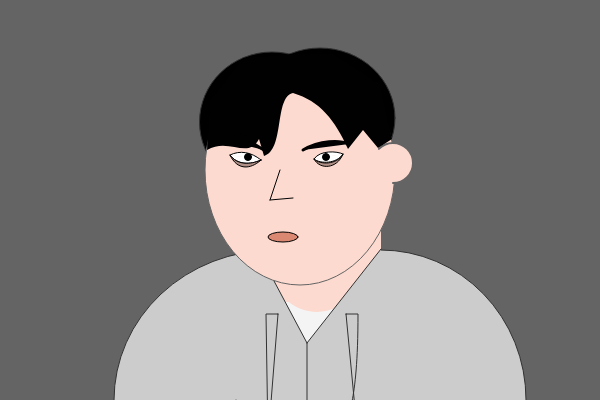
Frame 1 (no input)
Frame 60 (no input): identical to frame 1, image omitted
Frame 120 (the mouse pressed at the canvas centre since frame 60): identical to frame 1, image omitted

The p5.js sketch that drew this single still picture (run headless with seeded random() and noise() and a simulated clock; from frame 60 on, the mouse is pressed at the canvas centre):

// p5.js sketch
// ── sketch.js
function setup() {
  createCanvas(600, 400);
}
function draw() {
  background(100);
  noStroke();
  fill(244);
  rect(275, 250, 106, 250);
  fill(252, 218, 207);
  rect(275, 202, 106, 100);
  circle(317, 267, 90);  
  fill(204, 204, 204);
  stroke(50);
  strokeWeight(1);
  arc(274, 400, 320 , 300, PI, PI + HALF_PI);
  arc(381, 400, 290 , 300, PI + HALF_PI, PI);
  noStroke();
  quad(274, 281, 307, 343, 307, 400, 274, 400);
  quad(381, 249, 307, 343, 307, 400, 381, 400);
  stroke(50);
  strokeWeight(1);
  line(274, 281, 307, 343);
  line(381, 249, 307, 343);
  line(307, 343, 307, 400);
  beginShape();
  vertex(278, 314);
  vertex(266, 314);
  vertex(268, 440);
  endShape(CLOSE);
  beginShape();
  vertex(346, 314);
  vertex(358, 314);
  bezierVertex(358, 410, 346, 410, 346, 440);
  vertex(358, 440);
  bezierVertex(346, 410, 358, 410, 358, 440);
  endShape(CLOSE);
  fill(0);
  ellipse(272, 122, 145, 140);
  ellipse(320, 118, 150, 140);
  fill(252, 218, 207);
  stroke(100);
  ellipse(300, 170, 190, 230);
  stroke(100);
  strokeWeight(2);
  fill(252, 218, 207);
  arc(393, 163, 40, 40, PI + QUARTER_PI , HALF_PI);
  noStroke();
  fill(1);
  beginShape();
    vertex(293, 93);
    bezierVertex(274, 97, 285, 150, 264, 156);
    vertex(259, 139);
    bezierVertex(248, 160, 229, 137, 207, 150);
    vertex(210, 100);
    vertex(243, 58);
    vertex(291, 54); 
    vertex(332, 53);
    vertex(380, 84);
    vertex(392, 139);
    vertex(378, 148);
    vertex(363, 130);
    vertex(348, 149);
    bezierVertex(335, 120, 320, 101, 293, 93);
  endShape(CLOSE);
  stroke(1);  
  strokeWeight(3);
  bezier(303, 150, 320, 140, 340, 140, 349, 144);
  bezier(264, 150, 240, 137, 238, 125, 228, 141);
  fill(255);
  strokeWeight(1);
  bezier(314, 159, 320, 150, 337, 151, 343, 154);
  bezier(314, 159, 320, 164, 337, 164, 343, 154);
  bezier(261, 160, 251, 152, 240, 150, 230, 155);
  bezier(261, 160, 250, 165, 237, 165, 230, 155);
  fill(176, 143, 134);
  beginShape();
  vertex(314, 159);
  bezierVertex(320, 165, 337, 165, 343, 154);
  bezierVertex(337, 169, 320, 170, 314, 159);
  endShape(CLOSE);
  beginShape();
  vertex(261, 160);
  bezierVertex(250, 165, 237, 165, 230, 155);
  bezierVertex(237, 170, 250, 170, 261, 160);
  endShape(CLOSE);
  beginShape();
  fill(0);
  circle(326, 157, 7);
  circle(248, 157, 7);
  stroke(1);
  strokeWeight(1);
  line(280, 170, 270, 200);
  line(270, 200, 293, 198);
  fill(219, 136, 114);
  ellipse(283, 237, 30, 10);
}
// ── style.css
/* 과제 폴더 style.css */
body {
  margin: 0;
  padding: 40px 0; /* 상하 여백 */
  display: flex;
  flex-direction: column; /* 세로로 나열 */
  justify-content: center;
  align-items: center;
  min-height: 100vh;
  background: radial-gradient(circle at center, #f5f3f0 0%, #e8e6e1 70%, #d1cfcb 100%);
  font-family: sans-serif;
  overflow-y: auto; /* 제목이 길어질 경우 대비해 스크롤 허용 */
}

canvas {
  display: block;
  /* 그림 크기를 더 강조하기 위해 border와 shadow 조절 */
  border: 12px solid #ffffff; 
  box-shadow: 0 30px 70px rgba(0, 0, 0, 0.3);
  margin-bottom: 30px; /* 그림과 아래 제목 사이 간격 */
  max-width: 90%; /* 화면보다 크지 않게 조절 */
  height: auto !important;
}

.artwork-plaque {
  background: white;
  padding: 20px 40px;
  border-left: 6px solid #1a1a1a;
  box-shadow: 5px 5px 15px rgba(0,0,0,0.05);
  text-align: center; /* 텍스트 중앙 정렬 */
  min-width: 300px;
}

.plaque-content .title {
  font-size: 24px;
  margin: 0 0 5px 0;
  color: #1a1a1a;
  text-transform: uppercase;
  letter-spacing: 1px;
}

.plaque-content .desc {
  font-size: 14px;
  color: #888;
  margin: 0;
}

.back-btn {
  position: fixed; /* 화면 스크롤 시에도 고정 */
  top: 30px;
  left: 30px;
  /* ... 나머지 스타일은 이전과 동일 ... */
}
